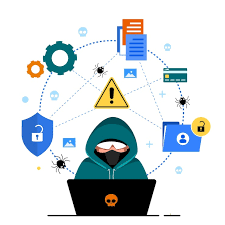
#> input picture image.png, 225 x 225 px
$ python tempCodeRunnerFile.py
#> lines starting #> are read from the running program, lines starting #| are printed output that depends on the picture
"""task2:-develop a simple image encryption tool using pixel manipulation support opearation like swapping pixel values or applying a basic mathematical operation to each pixel"""

from PIL import Image
import numpy as ip

def swap_pixels(image):
    """Encrypt/decrypt by swapping pixels in a checkerboard pattern."""
    img_array = ip.array(image)
    height, width = img_array.shape[:2]

    for y in range(0, height - 1, 2):
        for x in range(0, width - 1, 2):
            img_array[y, x], img_array[y + 1, x + 1] = img_array[y + 1, x + 1].copy(), img_array[y, x].copy()
            img_array[y + 1, x], img_array[y, x + 1] = img_array[y, x + 1].copy(), img_array[y + 1, x].copy()

    return Image.fromarray(img_array)

def xor_pixels(image, key=128):
    """Encrypt/decrypt by applying XOR operation to each pixel with a key."""
    img_array = ip.array(image)
    img_array ^= key
    return Image.fromarray(img_array)

def process_image(input_image, operation, key=None):
    """Process the image based on the chosen operation."""
    if operation == 'swap':
        return swap_pixels(input_image)
    elif operation == 'xor':
        return xor_pixels(input_image, key)
    else:
        raise ValueError("Invalid operation. Choose 'swap' or 'xor'.")

def main():
    print("=== Image Encryption Tool ===")
    print("1. Swap Pixels")
    print("2. XOR Pixels")
    print("3. Exit")

    while True:
        choice = input("Enter your choice (1–3): ")
#> the answer given: 1

        if choice == '3':
            print("Exiting program...")
            break

        if choice in ['1', '2']:
            try:

                # Input image file path
                input_path = input("Enter input image path (e.g., input.png): ")
#> the answer given: image.png
                image = Image.open(input_path).convert("RGB")  # Load and convert to RGB
#> image is the input picture: PIL image 225x225 RGB; mean R, G, B 208.4, 217, 220.3

                if choice == '2':
                    key = int(input("Enter XOR key (0–255): "))
                    if not 0 <= key <= 255:
                        print("Key must be between 0 and 255.")
                        continue
                else:
                    key = None

                operation = 'swap' if choice == '1' else 'xor'
                result = process_image(image, operation, key)
#> after the loop in swap_pixels, `for y in range(0, height - 1, 2):`:
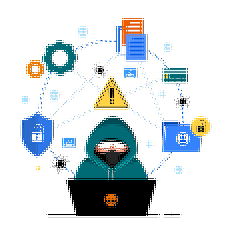
#> img_array: shape (225, 225, 3); mean R, G, B 208.4, 217, 220.3

                # Save output image
                output_path = input("Enter output image path (e.g., output.png): ")
#> the answer given: out.png
                result.save(output_path)
                print(f"Image processed with '{operation}' operation and saved to {output_path}.")

            except FileNotFoundError:
                print("Error: Input image file not found.")
            except Exception as e:
                print(f"Error processing image: {e}")
        else:
            print("Invalid choice. Please select 1, 2, or 3.")

if __name__ == "__main__":
#> (the run stopped early here; a loop or call above may not have finished)
